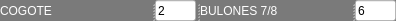
              <widget class="QSplitter" name="splitter_3">
               <property name="styleSheet">
                <string notr="true">background-color: rgb(122, 122, 122);

</string>
               </property>
               <property name="orientation">
                <enum>Qt::Horizontal</enum>
               </property>
               <widget class="QLabel" name="label_9">
                <property name="minimumSize">
                 <size>
                  <width>151</width>
                  <height>21</height>
                 </size>
                </property>
                <property name="maximumSize">
                 <size>
                  <width>151</width>
                  <height>16777215</height>
                 </size>
                </property>
                <property name="styleSheet">
                 <string notr="true">color: rgb(255, 255, 255);
font: 75 italic 8pt &quot;Arial&quot;;</string>
                </property>
                <property name="text">
                 <string>COGOTE</string>
                </property>
               </widget>
               <widget class="QLineEdit" name="cogote_tractor">
                <property name="minimumSize">
                 <size>
                  <width>41</width>
                  <height>21</height>
                 </size>
                </property>
                <property name="maximumSize">
                 <size>
                  <width>41</width>
                  <height>21</height>
                 </size>
                </property>
                <property name="styleSheet">
                 <string notr="true">background-color: rgb(255, 255, 255);</string>
                </property>
                <property name="text">
                 <string>2</string>
                </property>
               </widget>
               <widget class="QLabel" name="label_20">
                <property name="minimumSize">
                 <size>
                  <width>151</width>
                  <height>21</height>
                 </size>
                </property>
                <property name="maximumSize">
                 <size>
                  <width>151</width>
                  <height>16777215</height>
                 </size>
                </property>
                <property name="styleSheet">
                 <string notr="true">color: rgb(255, 255, 255);
font: 75 italic 8pt &quot;Arial&quot;;</string>
                </property>
                <property name="text">
                 <string>BULONES 7/8</string>
                </property>
               </widget>
               <widget class="QLineEdit" name="bulones78_tractor">
                <property name="minimumSize">
                 <size>
                  <width>41</width>
                  <height>21</height>
                 </size>
                </property>
                <property name="maximumSize">
                 <size>
                  <width>41</width>
                  <height>21</height>
                 </size>
                </property>
                <property name="styleSheet">
                 <string notr="true">background-color: rgb(255, 255, 255);</string>
                </property>
                <property name="text">
                 <string>6</string>
                </property>
               </widget>
              </widget>
